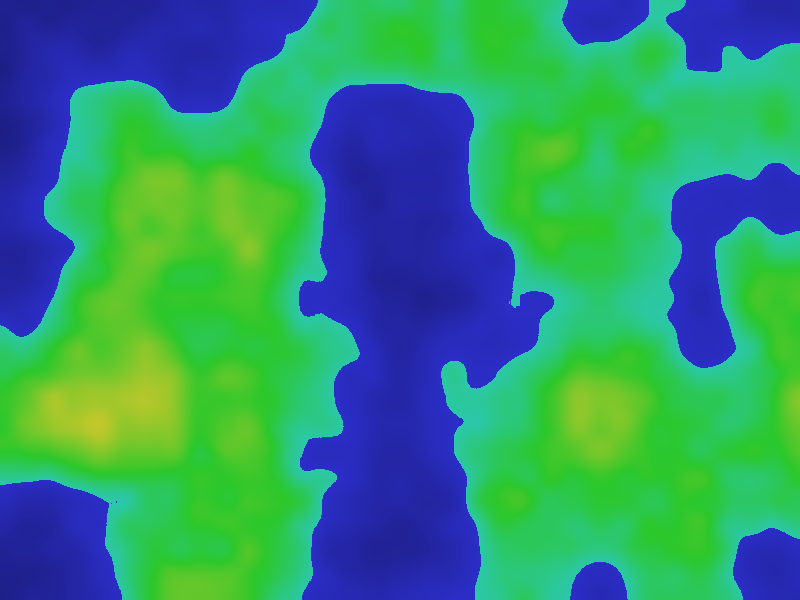
Frame 1 (no input)
Frame 60 (the mouse pressed at the canvas centre just before this capture): identical to frame 1, image omitted
Frame 120 (the mouse held since frame 60 and released just before this capture): identical to frame 1, image omitted

The Processing sketch that drew this single still picture (run headless with seeded random() and noise(); from frame 60 on, the mouse is pressed at the canvas centre):

// Processing sketch: prueba1
// ── prueba1.pde
int seed = 0;

void setup() {
	size(800, 600);
	generarMundo();
}

void draw() {
	
}

void keyPressed(){
	seed++;
	generarMundo();
}

void generarMundo(){
	int x = 0;
	int y = 0;
	int tt = 20;

	float noise1[][] = generarNoise(seed, width, height, 0.005);
	float noise2[][] = generarNoise(seed+1, width, height, 0.005);

	colorMode(HSB, 256);
	for(int j = 0; j < height; j++){
		for(int i = 0; i < width; i++){
			color col;
			int minAgua = 120;
			float val = noise1[i][j]*255;
			if(val > minAgua){
				col = color(minAgua+(170-minAgua), 200, 200-(-minAgua+val));
			}else{
				col = color(val, 200, 200);
			}
			set(i,j, col);
		}
	}
}

float[][] generarNoise(int seed, int w, int h, float def){
	noiseSeed(seed);
	float noi[][] = new float[w][h];
	for(int j = 0; j < h; j++){
		for(int i = 0; i < w; i++){
			noi[i][j] = noise(i*def, j*def);
		}
	}
	return noi;
}
